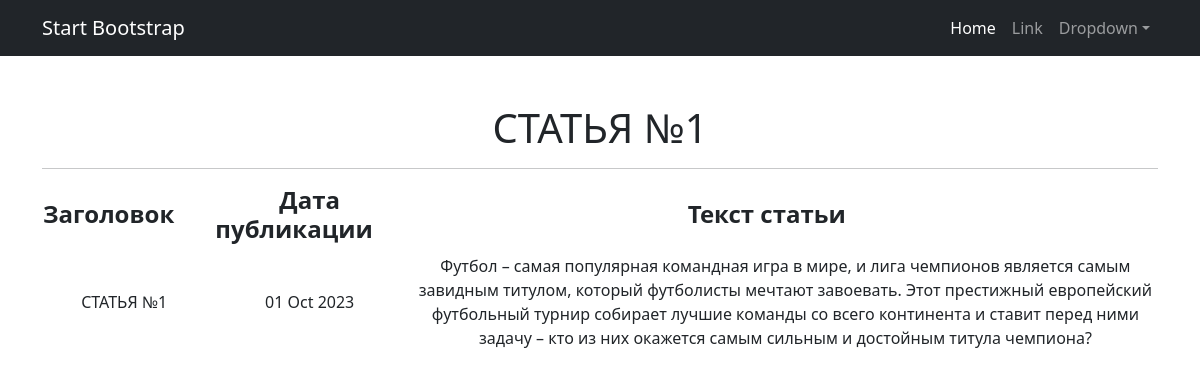
Page /posts/6 on the earlier database version.
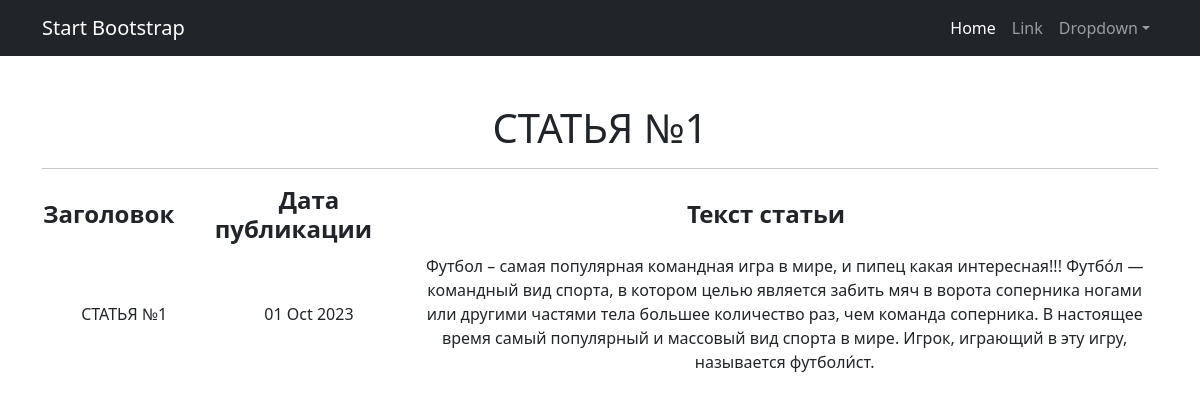
Same page on the later database version.
### news/models.py (models this page shows, shortened)
class Post(models.Model):
    objects = None
    POST_TYPES = [
        ('ARTICLE', 'СТАТЬЯ'),
        ('NEWS', 'НОВОСТЬ'),
    ]
    author = models.ForeignKey(Author, on_delete=models.CASCADE, related_name='posts')
    post_type = models.CharField(max_length=10, choices=POST_TYPES)
    created_date = models.DateTimeField(auto_now_add=True)
    categories = models.ManyToManyField(Category, through='PostCategory')
    title = models.CharField(max_length=255, unique=True)
    text = models.TextField()
    rating = models.IntegerField(default=0)

### news/views.py (the view)
# urls.py: path('<int:pk>', NewsDetail.as_view()),
class NewsDetail(DetailView):
    model = Post
    template_name = 'post.html'  # Используем шаблон default.html
    context_object_name = 'post'

### templates/post.html (shortened to what this page needs)
{% extends 'flatpages/default.html' %}
{% block content %}
<h1>{{ post.title }}</h1>
   <hr>
 {% if post %}
       <table>
           <tr>
               <td> <h4><strong>Заголовок&nbsp;&nbsp;&nbsp;&nbsp;&nbsp;</strong></h4> </td>
               <td> <h4><strong>Дата публикации&nbsp;&nbsp;&nbsp;&nbsp;&nbsp;</strong></h4> </td>
               <td> <h4><strong>Текст статьи&nbsp;&nbsp;&nbsp;&nbsp;&nbsp;&nbsp;</strong></h4> </td>
           </tr>
           <tr>
               <td> {{ post.title }} </td>
               <td> {{ post.created_date|date:'d M Y' }} </td>
               <td> {{ post.text }} </td>
           </tr>
       </table>
{% else %}
       <h2>ТАКОЙ СТАТЬИ НЕТ!</h2>
{% endif %}
{% endblock content %}

Differences in the rows shown:
changed Post "СТАТЬЯ №1": text "…игра в мире, и лига чемпионов является самым завидным титулом, который футболисты мечтают завоевать. Этот престижный европейский футбольный турнир собирает лучшие команды со всего континента и ставит перед ними задачу – кто из них окажется самым сильным и достойным титула чемпиона?" → "…игра в мире, и пипец какая интересная!!! Футбо́л — командный вид спорта, в котором целью является забить мяч в ворота соперника ногами или другими частями тела большее количество раз, чем команда соперника. В настоящее время самый популярный и массовый вид спорта в мире. Игрок, играющий в эту игру, называется футболи́ст."
